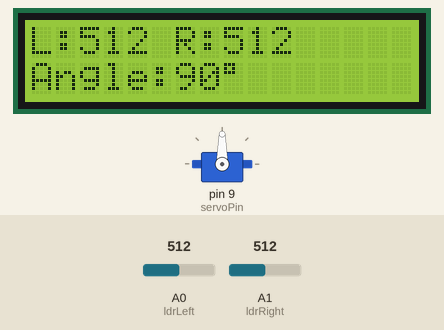
This sketch was run on a simulated Arduino Uno, built with avr-gcc and run on an emulated ATmega328P. Shown: servo, 16×2 character LCD. Inputs (shaded band) come from the test bench; at power-on: A0 (ldrLeft) = 512, A1 (ldrRight) = 512. What the sketch prints to the serial monitor is not drawn.

Above: at 5.3 s.
5.4 s: A0 (ldrLeft) set to 536
At 6.3 s:
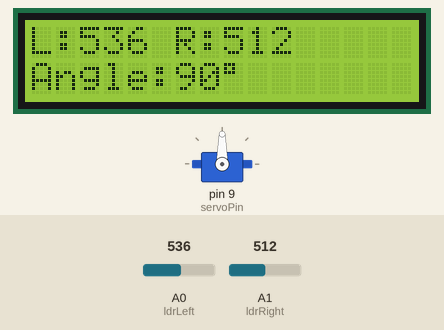
6.9 s: A0 (ldrLeft) set to 566
At 8.79 s:
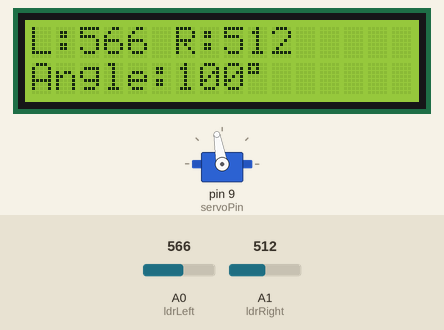
9.9 s: A1 (ldrRight) set to 533
At 10.4 s:
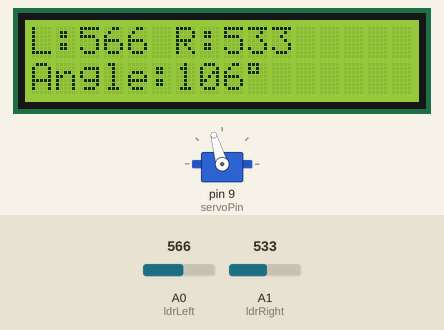
11.4 s: A1 (ldrRight) set to 511
At 14.05 s:
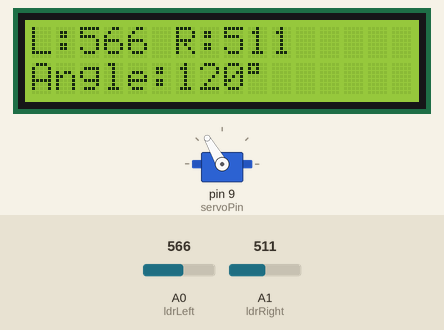
14.4 s: A1 (ldrRight) set to 107
At 14.6 s:
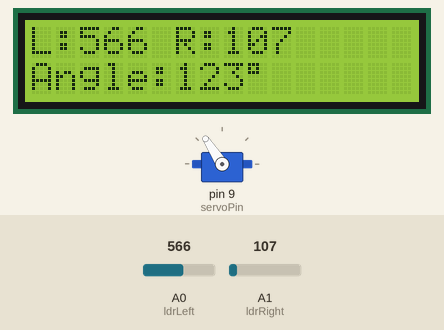
16.0 s: A1 (ldrRight) set to 89
At 17.67 s:
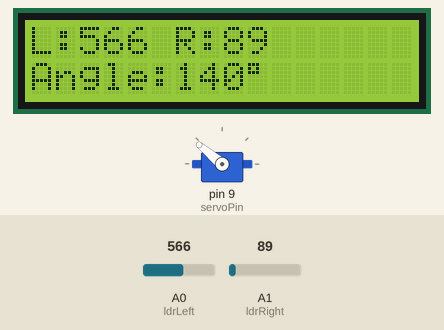
Timing chart, 0 to 22.8 s (numbered marks = the images above; inputs shaded):
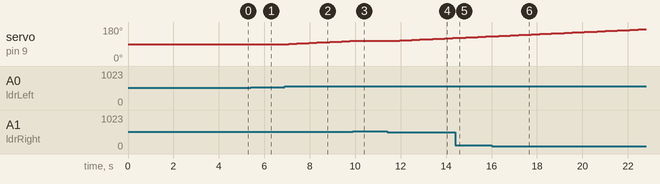

Measured:
- the behaviour switches between 100 and 99 on A1 (ldrRight) (found by bisection; images 5 and 6)
- after the input at 5.4 s, the display: changes after 0.06 s (image 1)
- after the input at 6.9 s, servo on pin 9 (servoPin): moves from 90° to 106° over 2.7 s, starting after 0.17 s; the display: first changes after 0.18 s (image 2 shows a later state)
- after the input at 9.9 s, servo on pin 9 (servoPin): stays 106° (without the input it goes to 107° after 0.07 s)
- after the input at 11.4 s, servo on pin 9 (servoPin): moves from 106° to 122° over 2.7 s, starting after 0.20 s; the display: first changes after 0.21 s (image 4 shows a later state)

The sketch:

solar_detector_program.ino
```cpp
/* Design of Smart Solar Tracker by Engr. Kani*/

#include <Servo.h>
#include <Wire.h>
#include <LiquidCrystal_I2C.h>

Servo tracker;
LiquidCrystal_I2C lcd(0x27, 16, 2);

const int ldrLeft = A0;
const int ldrRight = A1;
const int servoPin = 9;

int angle = 90;
const int tolerance = 40;
const int minAngle = 10;
const int maxAngle = 170;

void setup() {
  Serial.begin(9600);

  tracker.attach(servoPin);
  tracker.write(angle);

  lcd.init();
  lcd.backlight();
  lcd.setCursor(0, 0);
  lcd.print("SOLAR TRACKER");
  delay(2000);
  lcd.clear();

  lcd.init();
  lcd.backlight();
  lcd.setCursor(0, 0);
  lcd.print("DESIGN BY");
  lcd.print("ENGR. KANI");
  delay(2000);
  lcd.clear();
}

void loop() {
  int leftValue = analogRead(ldrLeft);
  int rightValue = analogRead(ldrRight);

  int difference = leftValue - rightValue;

  if (abs(difference) > tolerance) {
    if (difference > 0) {
      angle++;
    } else {
      angle--;
    }
  }

  angle = constrain(angle, minAngle, maxAngle);
  tracker.write(angle);

  lcd.setCursor(0, 0);
  lcd.print("L:");
  lcd.print(leftValue);
  lcd.print(" R:");
  lcd.print(rightValue);
  lcd.print("   ");

  lcd.setCursor(0, 1);
  lcd.print("Angle:");
  lcd.print(angle);
  lcd.print((char)223);
  lcd.print("       ");

  Serial.print("Left: ");
  Serial.print(leftValue);
  Serial.print(" Right: ");
  Serial.print(rightValue);
  Serial.print(" Angle: ");
  Serial.println(angle);

  delay(150);
}
```
